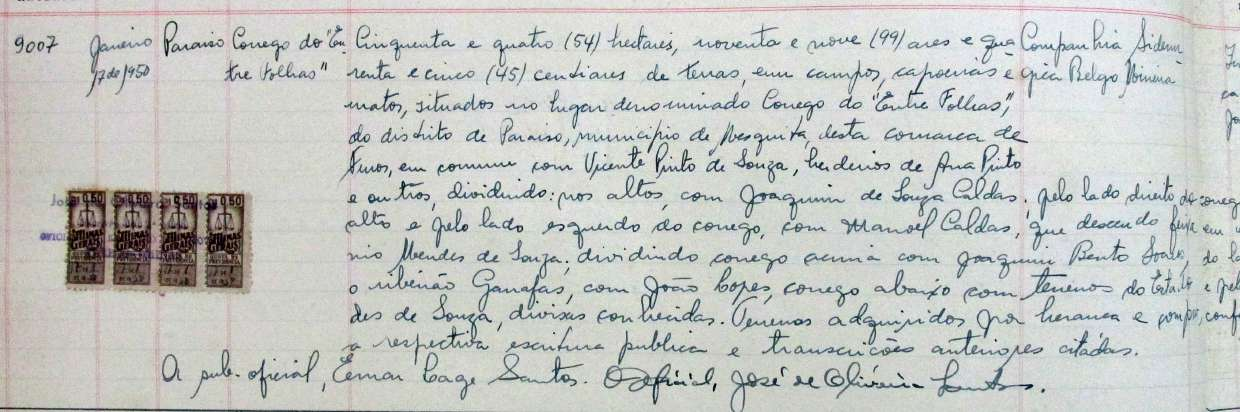
#> input picture documentos_cartorio/imagens/9007_1_img-000.jpg, 1240 x 412 px
$ python _zooms5.py
#> lines starting #> are read from the running program, lines starting #| are printed output that depends on the picture
from PIL import Image, ImageEnhance, ImageOps
from pathlib import Path
img = Image.open('imagens/9007_1_img-000.jpg')
#> img is the input picture: PIL image 1240x412 RGB; mean R, G, B 197.1, 199.4, 196.3
OUT = Path('imagens')

def zoom(box, name, factor=10):
#> called with box = (1100, 280, 1240, 320), name = 'testato_tight', factor = 10
    c = img.crop(box)
    z = c.resize((c.size[0]*factor, c.size[1]*factor), Image.LANCZOS)
    z.save(OUT / f'z5_{name}.jpg', quality=92)
    g = ImageOps.grayscale(z)
    ImageEnhance.Contrast(g).enhance(2.5).save(OUT / f'z5_{name}_ct.jpg', quality=92)

# tighter zoom on the contested "testado" word
zoom((1100, 280, 1240, 320), 'testato_tight')

# tighter on "fere em ..."
zoom((1075, 235, 1240, 280), 'fere_tight')

# Mendes de Souza near start of line
zoom((130, 270, 480, 315), 'mendes_souza')
#> call 3 of zoom, with box = (130, 270, 480, 315), name = 'mendes_souza', factor = 10
#> in zoom (call 3), `ImageEnhance.Contrast(g).enhance(2.5).save(OUT / f'z5_{name}_ct.jpg', ..`:
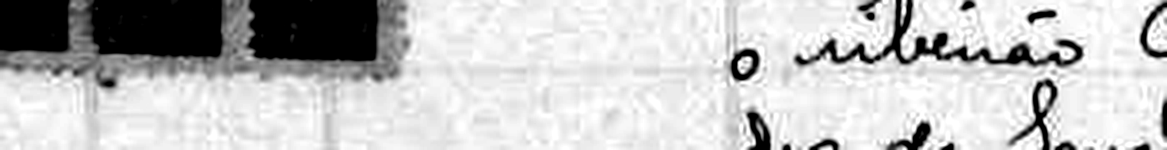
#> saved as z5_mendes_souza_ct.jpg: PIL image 3500x450 L (shown at 1/3 size); min 0, max 255, mean 194.1

# Ganafas tight
zoom((170, 290, 350, 335), 'ganafas_tight')

# Pre-Cinquenta abbreviation: "do "En"
zoom((280, 0, 410, 50), 'abbr_en')
#> in zoom (call 5), `ImageEnhance.Contrast(g).enhance(2.5).save(OUT / f'z5_{name}_ct.jpg', ..`:
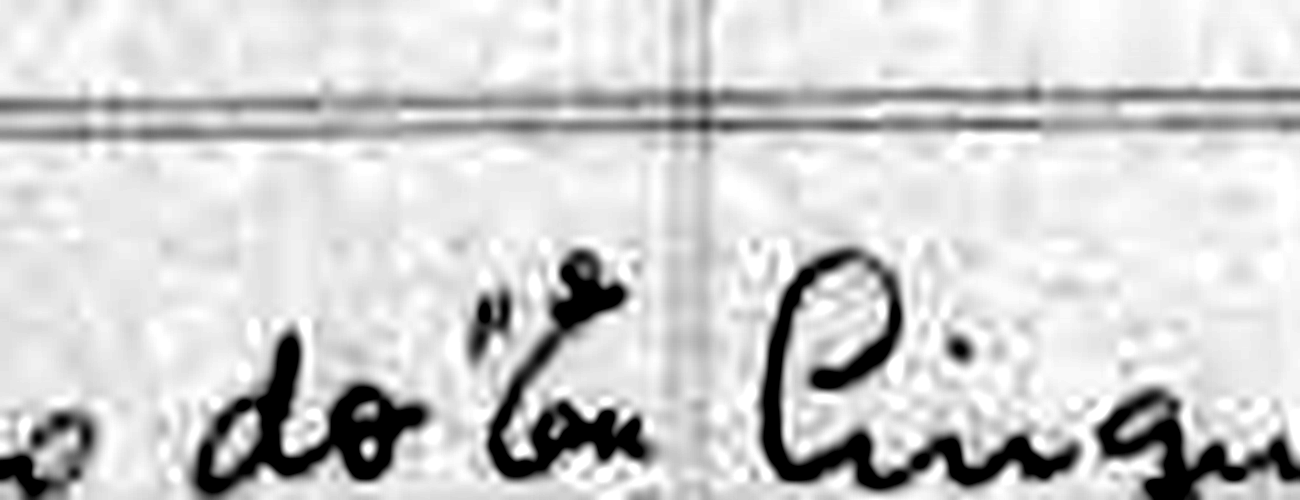
#> saved as z5_abbr_en_ct.jpg: PIL image 1300x500 L; min 0, max 255, mean 206.1

# Just date - 17 detail
zoom((90, 50, 200, 90), 'data_17')
#> in zoom (call 6), `ImageEnhance.Contrast(g).enhance(2.5).save(OUT / f'z5_{name}_ct.jpg', ..`:
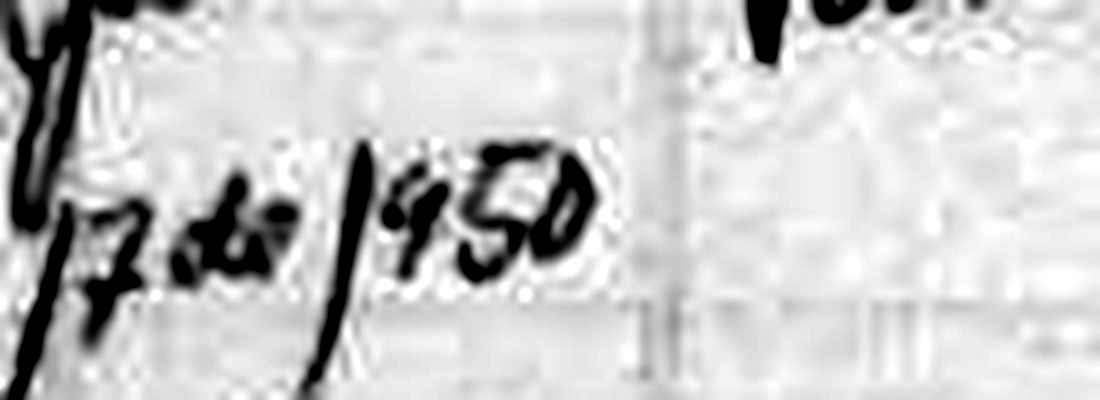
#> saved as z5_data_17_ct.jpg: PIL image 1100x400 L; min 0, max 255, mean 199.1

# "A pub. oficial" detail at start of signatures
zoom((150, 365, 350, 410), 'a_pub_detail')
#> in zoom (call 7), `ImageEnhance.Contrast(g).enhance(2.5).save(OUT / f'z5_{name}_ct.jpg', ..`:
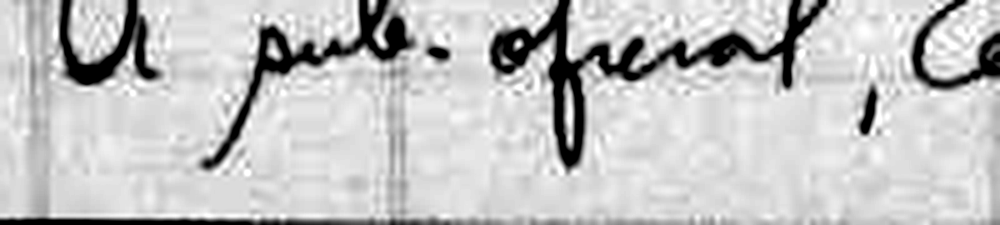
#> saved as z5_a_pub_detail_ct.jpg: PIL image 2000x450 L (shown at 1/2 size); min 0, max 255, mean 195.3

# Name "Cemar/Cesar"
zoom((280, 365, 470, 410), 'cemar_tight')
#> in zoom (call 8), `ImageEnhance.Contrast(g).enhance(2.5).save(OUT / f'z5_{name}_ct.jpg', ..`:
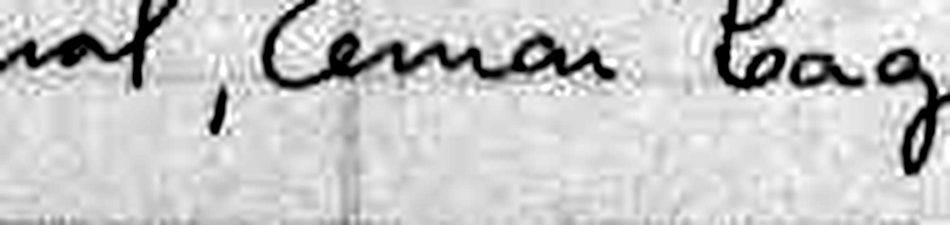
#> saved as z5_cemar_tight_ct.jpg: PIL image 1900x450 L (shown at 1/2 size); min 0, max 255, mean 198.7

# Name "Cage/Lage"
zoom((440, 365, 620, 410), 'lage_tight')
#> in zoom (call 9), `z = c.resize((c.size[0]*factor, c.size[1]*factor), Image.LANCZOS)`:
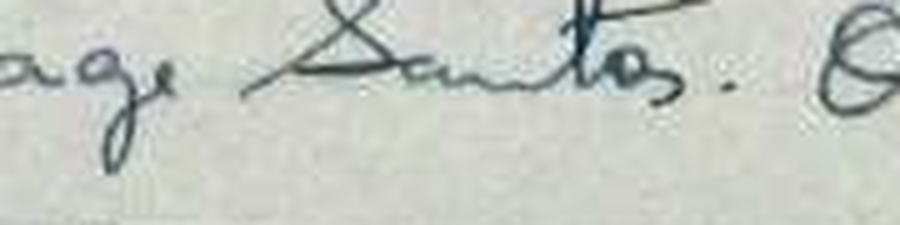
#> z: PIL image 1800x450 RGB (shown at 1/2 size); mean R, G, B 196.1, 200.5, 194.3
#> in zoom (call 9), `ImageEnhance.Contrast(g).enhance(2.5).save(OUT / f'z5_{name}_ct.jpg', ..`:
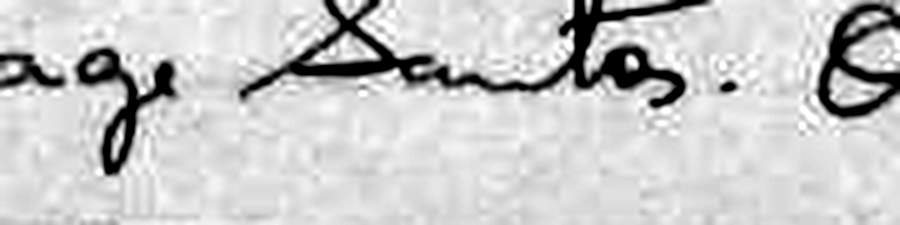
#> saved as z5_lage_tight_ct.jpg: PIL image 1800x450 L (shown at 1/2 size); min 0, max 255, mean 200.6

print('OK')

$ run again, with documentos_cartorio/imagens/8539_1_img-000.jpg copied over documentos_cartorio/imagens/9007_1_img-000.jpg
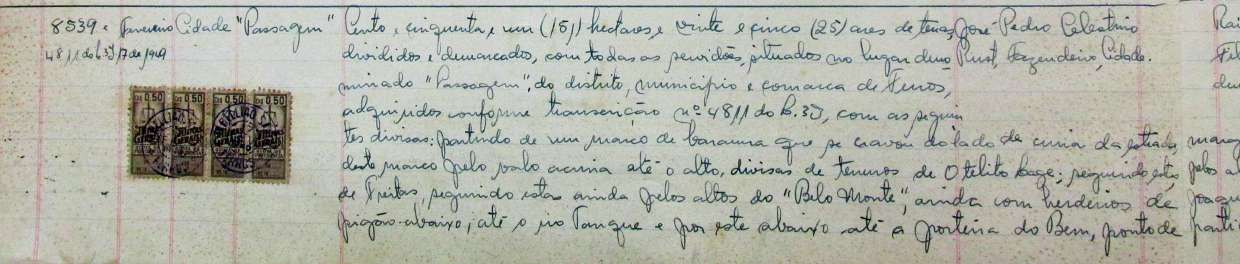
#> input picture documentos_cartorio/imagens/8539_1_img-000.jpg, 1240 x 264 px
#> img is the input picture: PIL image 1240x264 RGB; mean R, G, B 178.1, 179.6, 169.4
#> c: PIL image 140x40 RGB; every value is 0
#> z: PIL image 1400x400 RGB; every value is 0
#> g: PIL image 1400x400 L; every value is 0
#> c: PIL image 165x45 RGB
#> z: PIL image 1650x450 RGB
#> g: PIL image 1650x450 L
#> c: PIL image 350x45 RGB; every value is 0
#> z: PIL image 3500x450 RGB; every value is 0
#> g: PIL image 3500x450 L; every value is 0
#> c: PIL image 180x45 RGB; every value is 0
#> z: PIL image 1800x450 RGB; every value is 0
#> g: PIL image 1800x450 L; every value is 0
#> c: PIL image 130x50 RGB
#> z: PIL image 1300x500 RGB
#> g: PIL image 1300x500 L
#> c: PIL image 110x40 RGB
#> z: PIL image 1100x400 RGB
#> in zoom (call 6), `g = ImageOps.grayscale(z)`:
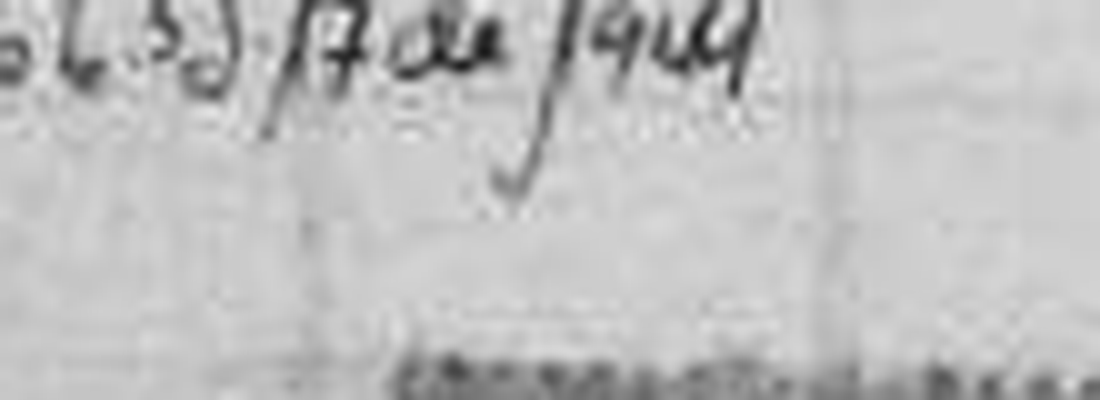
#> g: PIL image 1100x400 L; min 24, max 243, mean 190.4
#> in zoom (call 6), `ImageEnhance.Contrast(g).enhance(2.5).save(OUT / f'z5_{name}_ct.jpg', ..`:
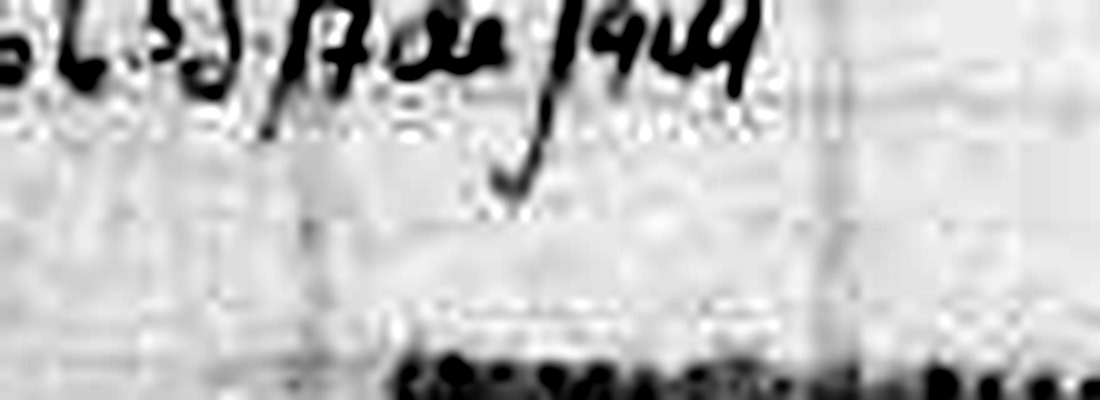
#> saved as z5_data_17_ct.jpg: PIL image 1100x400 L; min 0, max 255, mean 193
#> c: PIL image 200x45 RGB; every value is 0
#> z: PIL image 2000x450 RGB; every value is 0
#> g: PIL image 2000x450 L; every value is 0
#> c: PIL image 190x45 RGB; every value is 0
#> z: PIL image 1900x450 RGB; every value is 0
#> g: PIL image 1900x450 L; every value is 0

$ run again, with documentos_cartorio/imagens/8539_2_img-000.jpg copied over documentos_cartorio/imagens/9007_1_img-000.jpg
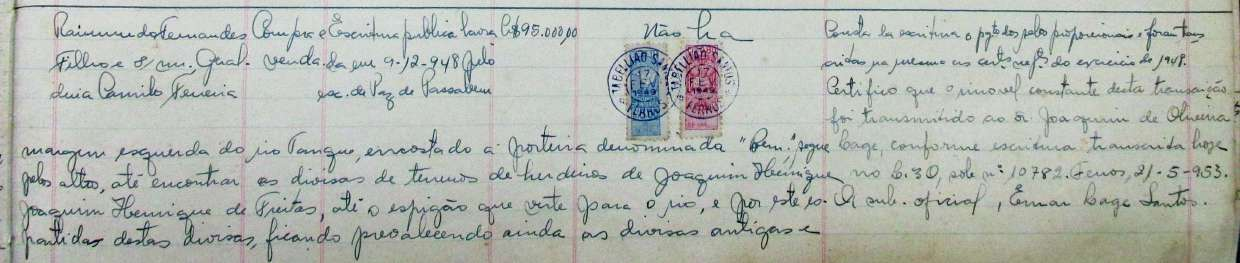
#> input picture documentos_cartorio/imagens/8539_2_img-000.jpg, 1240 x 263 px
#> img is the input picture: PIL image 1240x263 RGB; mean R, G, B 179, 183.9, 177.1
#> c: PIL image 140x40 RGB; every value is 0
#> z: PIL image 1400x400 RGB; every value is 0
#> g: PIL image 1400x400 L; every value is 0
#> c: PIL image 165x45 RGB
#> z: PIL image 1650x450 RGB
#> g: PIL image 1650x450 L
#> c: PIL image 350x45 RGB; every value is 0
#> z: PIL image 3500x450 RGB; every value is 0
#> g: PIL image 3500x450 L; every value is 0
#> c: PIL image 180x45 RGB; every value is 0
#> z: PIL image 1800x450 RGB; every value is 0
#> g: PIL image 1800x450 L; every value is 0
#> c: PIL image 130x50 RGB
#> z: PIL image 1300x500 RGB
#> g: PIL image 1300x500 L
#> c: PIL image 110x40 RGB
#> in zoom (call 6), `z = c.resize((c.size[0]*factor, c.size[1]*factor), Image.LANCZOS)`:
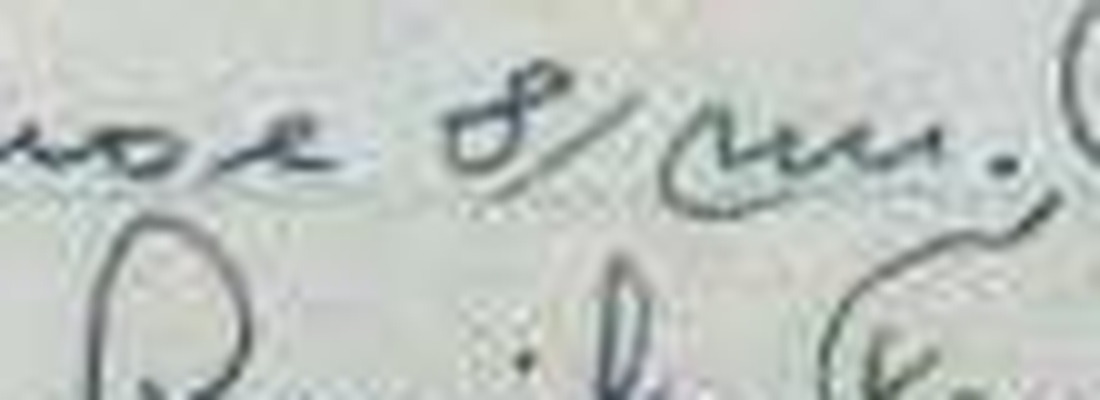
#> z: PIL image 1100x400 RGB; mean R, G, B 190.6, 196.5, 191.8
#> g: PIL image 1100x400 L
#> in zoom (call 6), `ImageEnhance.Contrast(g).enhance(2.5).save(OUT / f'z5_{name}_ct.jpg', ..`:
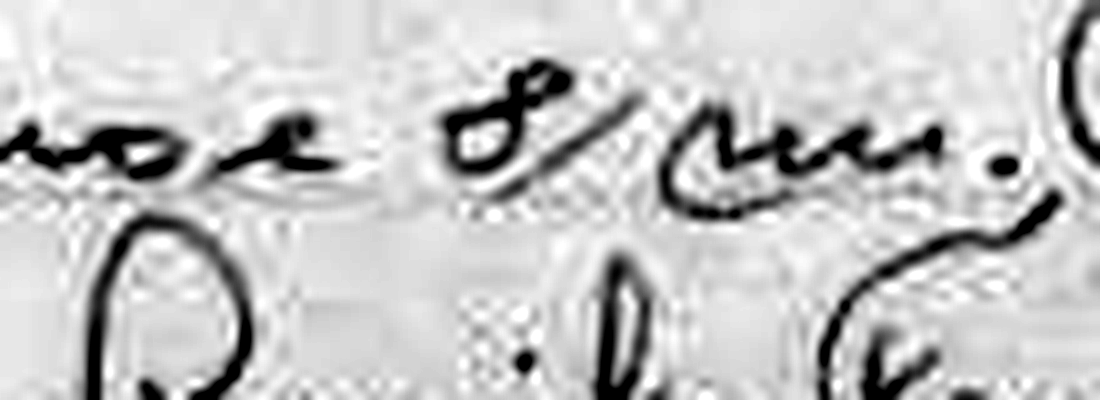
#> saved as z5_data_17_ct.jpg: PIL image 1100x400 L; min 0, max 255, mean 195.3
#> c: PIL image 200x45 RGB; every value is 0
#> z: PIL image 2000x450 RGB; every value is 0
#> g: PIL image 2000x450 L; every value is 0
#> c: PIL image 190x45 RGB; every value is 0
#> z: PIL image 1900x450 RGB; every value is 0
#> g: PIL image 1900x450 L; every value is 0

$ run again, with documentos_cartorio/imagens/8539_3_img-000.jpg copied over documentos_cartorio/imagens/9007_1_img-000.jpg
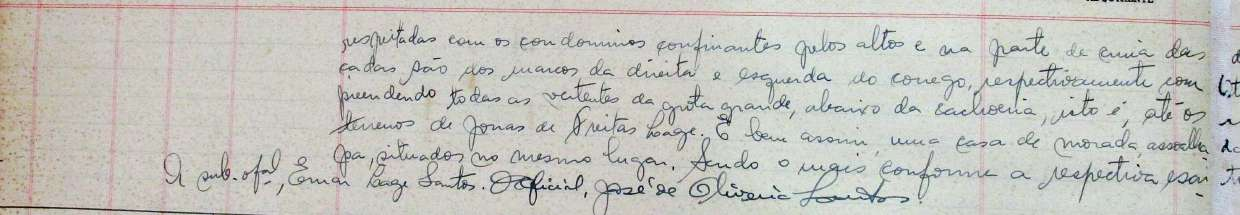
#> input picture documentos_cartorio/imagens/8539_3_img-000.jpg, 1240 x 215 px
#> img is the input picture: PIL image 1240x215 RGB; mean R, G, B 196.7, 196.1, 190.4
#> c: PIL image 140x40 RGB; every value is 0
#> z: PIL image 1400x400 RGB; every value is 0
#> g: PIL image 1400x400 L; every value is 0
#> c: PIL image 165x45 RGB; every value is 0
#> z: PIL image 1650x450 RGB; every value is 0
#> g: PIL image 1650x450 L; every value is 0
#> c: PIL image 350x45 RGB; every value is 0
#> z: PIL image 3500x450 RGB; every value is 0
#> g: PIL image 3500x450 L; every value is 0
#> c: PIL image 180x45 RGB; every value is 0
#> z: PIL image 1800x450 RGB; every value is 0
#> g: PIL image 1800x450 L; every value is 0
#> c: PIL image 130x50 RGB
#> z: PIL image 1300x500 RGB
#> g: PIL image 1300x500 L
#> c: PIL image 110x40 RGB
#> z: PIL image 1100x400 RGB
#> g: PIL image 1100x400 L
#> in zoom (call 6), `ImageEnhance.Contrast(g).enhance(2.5).save(OUT / f'z5_{name}_ct.jpg', ..`:
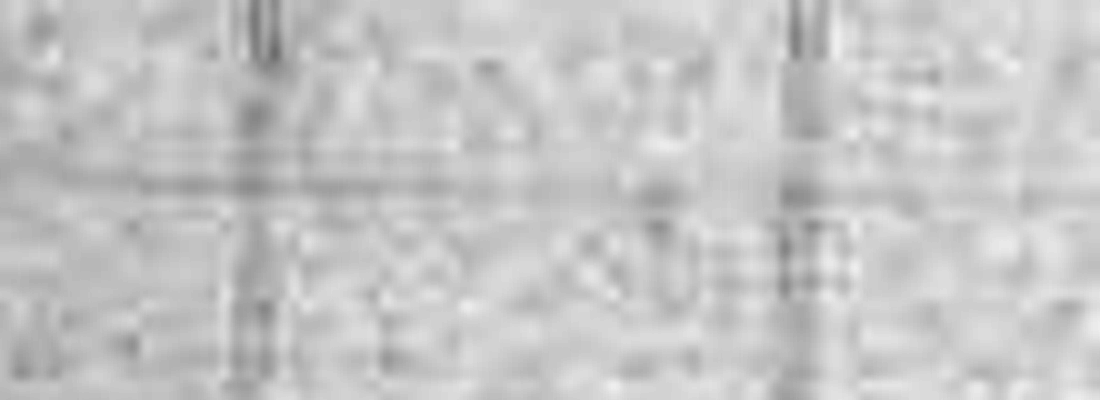
#> saved as z5_data_17_ct.jpg: PIL image 1100x400 L; min 108, max 240, mean 197.1
#> c: PIL image 200x45 RGB; every value is 0
#> z: PIL image 2000x450 RGB; every value is 0
#> g: PIL image 2000x450 L; every value is 0
#> c: PIL image 190x45 RGB; every value is 0
#> z: PIL image 1900x450 RGB; every value is 0
#> g: PIL image 1900x450 L; every value is 0
